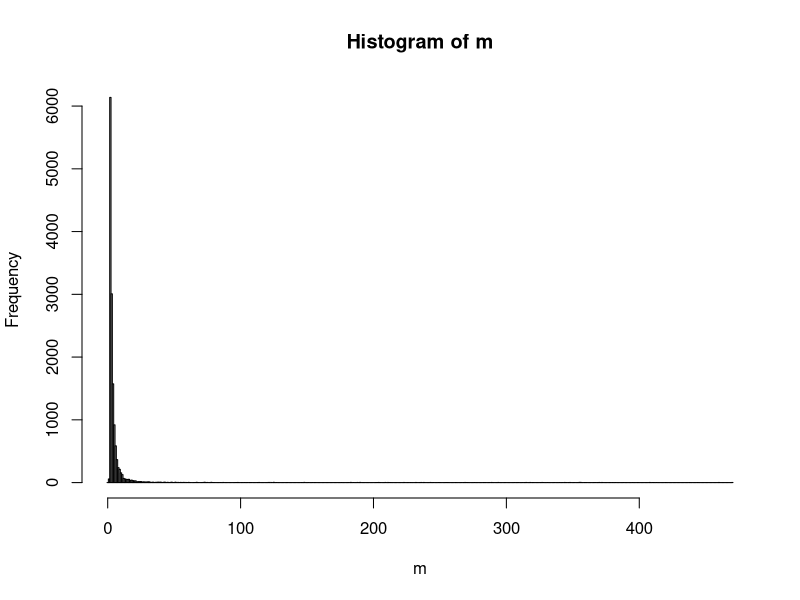
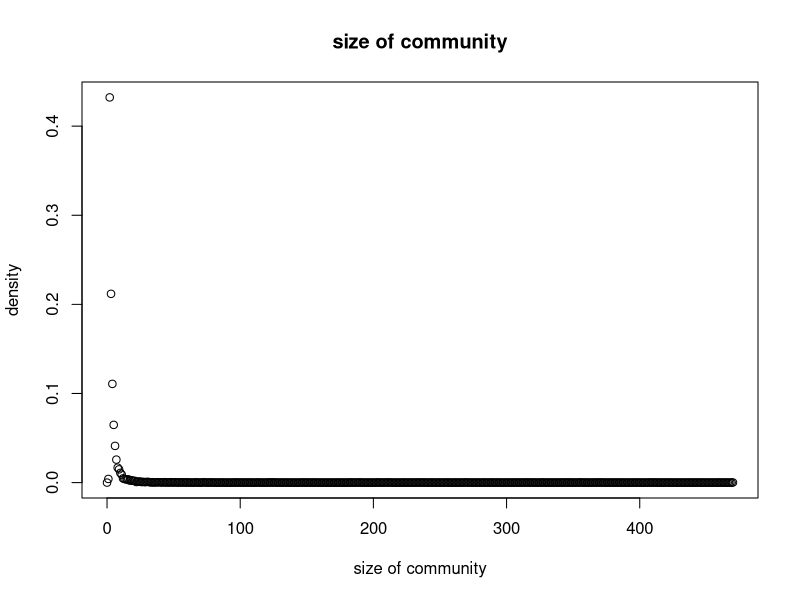

The R source for these figures, in order:
library(igraph)
g<- forest.fire.game(1000, fw.prob=0.37, bw.factor=0.32/0.37)
fc <- walktrap.community(g)
m<- sizes(fc)
for(i in 1:99){
  g<- forest.fire.game(1000, fw.prob=0.37, bw.factor=0.32/0.37)
  fc <- walktrap.community(g)
  temp<- sizes(fc)
  m<-rbind(m,temp)}
h <- hist(m, breaks=seq(-0.5, by=1 , length.out=max(m)+2))
pl <- data.frame(x=h$mids, y=h$density)
plot(pl,type="p",xlab="size of community",ylab="density",main="size of community")
